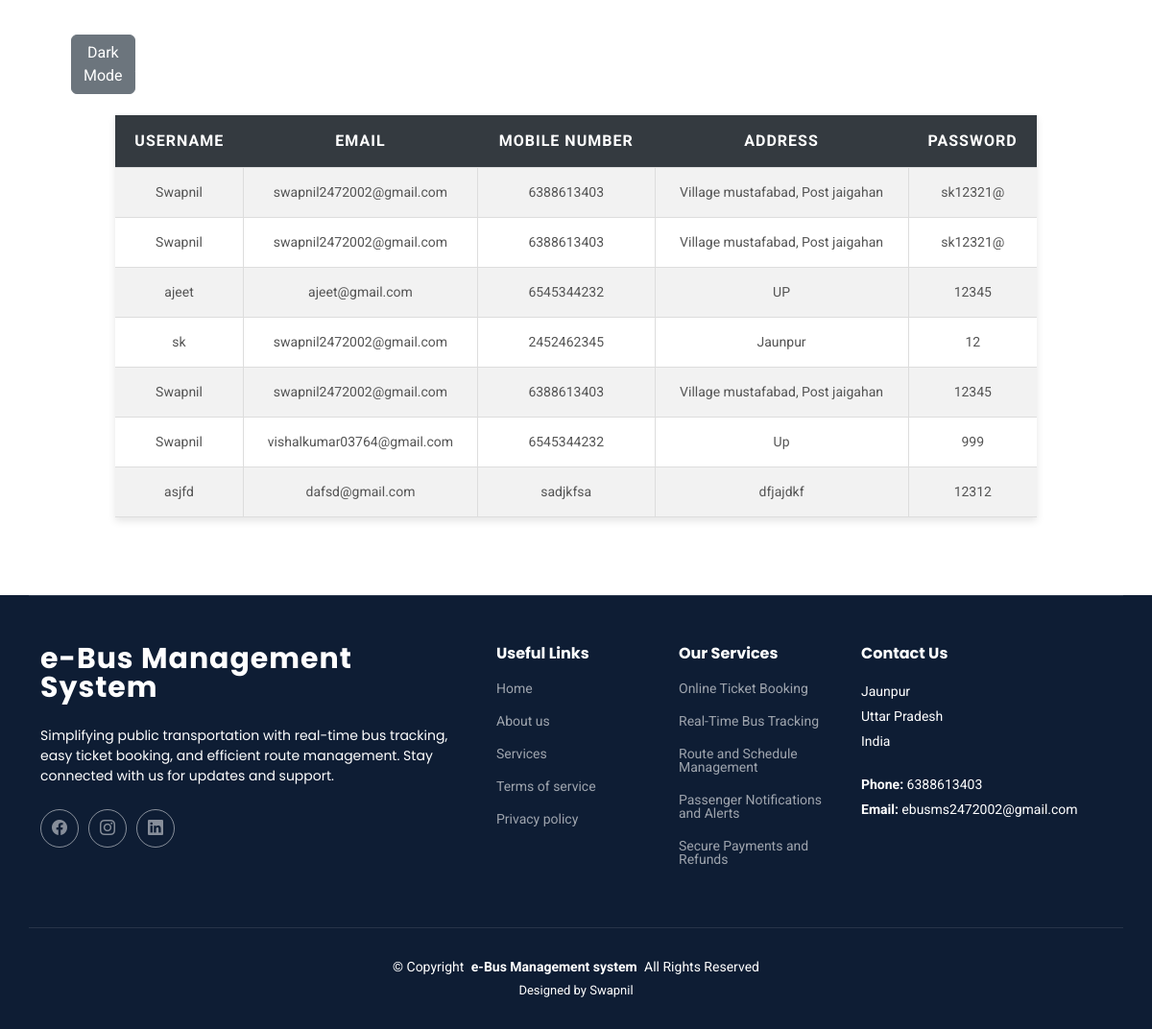
/adminviewuser, run on the app's committed database.
### webapp/models.py (models this page shows)
class Usersignup(models.Model):
    username = models.CharField(max_length=30)
    email = models.EmailField(max_length=30)
    phnum = models.CharField(max_length=10)
    address = models.CharField(max_length=50)
    password = models.CharField(max_length=12)

### webapp/views.py (the view)
# urls.py: path('adminviewuser', views.adminviewuser),
def adminviewuser(request):
    obj = Usersignup.objects.all()
    return render(request,"adminviewuser.html",{'obj':obj})

### webapp/templates/adminviewuser.html (shortened to what this page needs)
{% extends 'adminheaderfooter.html'%}
{% block content %}
<head>
</head>
<body>
<head>
</head>
<body>
<div id="demo"></div>
<div id="demo1">
    <table>
        <tr>
            <th>Username</th>
            <th>Email</th>
            <th>Mobile Number</th>
            <th>Address</th>
            <th>Password</th>
        </tr>
        {% for user in obj %}
        <tr>
            <td>{{user.username}}</td>
            <td>{{user.email}}</td>
            <td>{{user.phnum}}</td>
            <td>{{user.address}}</td>
            <td>{{user.password}}</td>
        </tr>
        {% endfor %}
    </table>
</div>
</body>
{% endblock %}

### webapp/static/css/main.css (style rules this page uses)
:root { --background-color: #ffffff; --text-color: #000000; }
body { background-color: var(--background-color); color: var(--text-color); }
:root { --default-font: "Roboto", system-ui, -apple-system, "Segoe UI", Roboto, "Helvetica Neue", Arial, "Noto Sans", "Liberation Sans", sans-serif, "Apple Color Emoji", "Segoe UI Emoji", "Segoe UI Symbol", "Noto Color Emoji"; --heading-font: "Poppins", sans-serif; --nav-font: "Poppins", sans-serif; --background-color: #ffffff; --default-color: #212529; --heading-color: #001973; --accent-color: #0d42ff; --surface-color: #ffffff; --contrast-color: #ffffff; --nav-color: rgba(255, 255, 255, 0.6); --nav-hover-color: #ffffff; --nav-mobile-background-color: #ffffff; --nav-dropdown-background-color: #ffffff; --nav-dropdown-color: #212529; --nav-dropdown-hover-color: #0d42ff; scroll-behavior: smooth; }
body { color: var(--default-color); background-color: var(--background-color); font-family: var(--default-font); transition: background-color 0.3s ease, color 0.3s ease; }

### webapp/templates/adminviewuser.html (style rules this page uses)
#demo { height:100px; width:100%;  }
#demo1 { min-height:500px; width:100%; background-color:white; }
table { width: 80%; margin: 20px auto; border-collapse: collapse; box-shadow: 0 4px 8px rgba(0, 0, 0, 0.1); background: #ffffff; }
th, td { padding: 15px; text-align: center; }
th { background-color: #343a40; color: #ffffff; text-transform: uppercase; letter-spacing: 1px; }
tr:nth-child(even) { background-color: #f2f2f2; }
td { border: 1px solid #dddddd; font-size: 14px; color: #555555; }
th:first-child, td:first-child { border-left: none; }
th:last-child, td:last-child { border-right: none; }

### data on the page
Usersignup: username "Swapnil", email "swapnil2472002@gmail.com", phnum "6388613403", address "Village mustafabad, Post jaigahan", password "sk12321@"
Usersignup: username "Swapnil", email "swapnil2472002@gmail.com", phnum "6388613403", address "Village mustafabad, Post jaigahan", password "sk12321@"
Usersignup: username "ajeet", email "ajeet@gmail.com", phnum "6545344232", address "UP", password "12345"
Usersignup: username "sk", email "swapnil2472002@gmail.com", phnum "2452462345", address "Jaunpur", password "12"
Usersignup: username "Swapnil", email "swapnil2472002@gmail.com", phnum "6388613403", address "Village mustafabad, Post jaigahan", password "12345"
Usersignup: username "Swapnil", email "vishalkumar03764@gmail.com", phnum "6545344232", address "Up", password "999"
Usersignup: username "asjfd", email "dafsd@gmail.com", phnum "sadjkfsa", address "dfjajdkf", password "12312"
